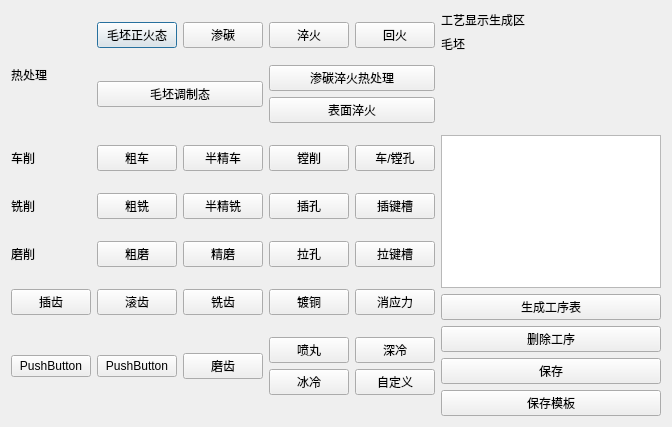
<?xml version="1.0" encoding="UTF-8"?>
<ui version="4.0">
 <class>CHOOSE</class>
 <widget class="QDialog" name="CHOOSE">
  <property name="geometry">
   <rect>
    <x>0</x>
    <y>0</y>
    <width>672</width>
    <height>427</height>
   </rect>
  </property>
  <property name="windowTitle">
   <string>工艺选项区</string>
  </property>
  <layout class="QGridLayout" name="gridLayout">
   <item row="0" column="1" rowspan="3">
    <layout class="QHBoxLayout" name="horizontalLayout_9">
     <item>
      <widget class="QPushButton" name="pushButton_37">
       <property name="text">
        <string>毛坯正火态</string>
       </property>
      </widget>
     </item>
     <item>
      <widget class="QPushButton" name="pushButton_38">
       <property name="text">
        <string>渗碳</string>
       </property>
      </widget>
     </item>
     <item>
      <widget class="QPushButton" name="pushButton_39">
       <property name="text">
        <string>淬火</string>
       </property>
      </widget>
     </item>
     <item>
      <widget class="QPushButton" name="pushButton_40">
       <property name="text">
        <string>回火</string>
       </property>
      </widget>
     </item>
    </layout>
   </item>
   <item row="10" column="2">
    <widget class="QPushButton" name="pushButton_34">
     <property name="text">
      <string>保存模板</string>
     </property>
    </widget>
   </item>
   <item row="1" column="2">
    <widget class="QLabel" name="label_7">
     <property name="text">
      <string>毛坯</string>
     </property>
    </widget>
   </item>
   <item row="3" column="1" rowspan="2">
    <layout class="QHBoxLayout" name="horizontalLayout_8">
     <item>
      <widget class="QPushButton" name="pushButton_8">
       <property name="text">
        <string>毛坯调制态</string>
       </property>
      </widget>
     </item>
     <item>
      <layout class="QVBoxLayout" name="verticalLayout_2">
       <item>
        <widget class="QPushButton" name="pushButton_32">
         <property name="text">
          <string>渗碳淬火热处理</string>
         </property>
        </widget>
       </item>
       <item>
        <widget class="QPushButton" name="pushButton_33">
         <property name="text">
          <string>表面淬火</string>
         </property>
        </widget>
       </item>
      </layout>
     </item>
    </layout>
   </item>
   <item row="7" column="2">
    <widget class="QPushButton" name="pushButton_36">
     <property name="text">
      <string>生成工序表</string>
     </property>
    </widget>
   </item>
   <item row="9" column="2">
    <widget class="QPushButton" name="pushButton_35">
     <property name="text">
      <string>保存</string>
     </property>
    </widget>
   </item>
   <item row="0" column="2">
    <widget class="QLabel" name="label_6">
     <property name="text">
      <string>工艺显示生成区</string>
     </property>
    </widget>
   </item>
   <item row="2" column="0" rowspan="2">
    <widget class="QLabel" name="label_2">
     <property name="text">
      <string>热处理</string>
     </property>
    </widget>
   </item>
   <item row="5" column="0" rowspan="6" colspan="2">
    <layout class="QGridLayout" name="gridLayout_3">
     <item row="0" column="0">
      <layout class="QHBoxLayout" name="horizontalLayout_10">
       <item>
        <widget class="QLabel" name="label_8">
         <property name="text">
          <string>车削</string>
         </property>
        </widget>
       </item>
       <item>
        <widget class="QPushButton" name="rough_turning_2">
         <property name="font">
          <font>
           <family>.AppleSystemUIFont</family>
          </font>
         </property>
         <property name="text">
          <string>粗车</string>
         </property>
        </widget>
       </item>
       <item>
        <widget class="QPushButton" name="pushButton_41">
         <property name="text">
          <string>半精车</string>
         </property>
        </widget>
       </item>
       <item>
        <widget class="QPushButton" name="pushButton_42">
         <property name="text">
          <string>镗削</string>
         </property>
        </widget>
       </item>
       <item>
        <widget class="QPushButton" name="pushButton_43">
         <property name="text">
          <string>车/镗孔</string>
         </property>
        </widget>
       </item>
      </layout>
     </item>
     <item row="1" column="0">
      <layout class="QHBoxLayout" name="horizontalLayout_11">
       <item>
        <widget class="QLabel" name="label_9">
         <property name="text">
          <string>铣削</string>
         </property>
        </widget>
       </item>
       <item>
        <widget class="QPushButton" name="pushButton_44">
         <property name="text">
          <string>粗铣</string>
         </property>
        </widget>
       </item>
       <item>
        <widget class="QPushButton" name="pushButton_45">
         <property name="text">
          <string>半精铣</string>
         </property>
        </widget>
       </item>
       <item>
        <widget class="QPushButton" name="pushButton_46">
         <property name="text">
          <string>插孔</string>
         </property>
        </widget>
       </item>
       <item>
        <widget class="QPushButton" name="pushButton_47">
         <property name="text">
          <string>插键槽</string>
         </property>
        </widget>
       </item>
      </layout>
     </item>
     <item row="2" column="0">
      <layout class="QHBoxLayout" name="horizontalLayout_12">
       <item>
        <widget class="QLabel" name="label_10">
         <property name="text">
          <string>磨削</string>
         </property>
        </widget>
       </item>
       <item>
        <widget class="QPushButton" name="pushButton_48">
         <property name="text">
          <string>粗磨</string>
         </property>
        </widget>
       </item>
       <item>
        <widget class="QPushButton" name="pushButton_49">
         <property name="text">
          <string>精磨</string>
         </property>
        </widget>
       </item>
       <item>
        <widget class="QPushButton" name="pushButton_50">
         <property name="text">
          <string>拉孔</string>
         </property>
        </widget>
       </item>
       <item>
        <widget class="QPushButton" name="pushButton_51">
         <property name="text">
          <string>拉键槽</string>
         </property>
        </widget>
       </item>
      </layout>
     </item>
     <item row="3" column="0">
      <layout class="QHBoxLayout" name="horizontalLayout_13">
       <item>
        <widget class="QPushButton" name="pushButton_52">
         <property name="text">
          <string>插齿</string>
         </property>
        </widget>
       </item>
       <item>
        <widget class="QPushButton" name="pushButton_53">
         <property name="text">
          <string>滚齿</string>
         </property>
        </widget>
       </item>
       <item>
        <widget class="QPushButton" name="pushButton_54">
         <property name="text">
          <string>铣齿</string>
         </property>
        </widget>
       </item>
       <item>
        <widget class="QPushButton" name="pushButton_55">
         <property name="text">
          <string>镀铜</string>
         </property>
        </widget>
       </item>
       <item>
        <widget class="QPushButton" name="pushButton_56">
         <property name="text">
          <string>消应力</string>
         </property>
        </widget>
       </item>
      </layout>
     </item>
     <item row="4" column="0">
      <layout class="QHBoxLayout" name="horizontalLayout_14">
       <item>
        <widget class="QPushButton" name="pushButton_57">
         <property name="text">
          <string>PushButton</string>
         </property>
        </widget>
       </item>
       <item>
        <widget class="QPushButton" name="pushButton_58">
         <property name="text">
          <string>PushButton</string>
         </property>
        </widget>
       </item>
       <item>
        <widget class="QPushButton" name="pushButton_59">
         <property name="text">
          <string>磨齿</string>
         </property>
        </widget>
       </item>
       <item>
        <layout class="QGridLayout" name="gridLayout_4">
         <item row="0" column="0">
          <widget class="QPushButton" name="pushButton_60">
           <property name="text">
            <string>喷丸</string>
           </property>
          </widget>
         </item>
         <item row="0" column="1">
          <widget class="QPushButton" name="pushButton_61">
           <property name="text">
            <string>深冷</string>
           </property>
          </widget>
         </item>
         <item row="1" column="0">
          <widget class="QPushButton" name="pushButton_62">
           <property name="text">
            <string>冰冷</string>
           </property>
          </widget>
         </item>
         <item row="1" column="1">
          <widget class="QPushButton" name="pushButton_63">
           <property name="text">
            <string>自定义</string>
           </property>
          </widget>
         </item>
        </layout>
       </item>
      </layout>
     </item>
    </layout>
   </item>
   <item row="6" column="2">
    <widget class="QListWidget" name="listWidget"/>
   </item>
   <item row="8" column="2">
    <widget class="QPushButton" name="deleteButton">
     <property name="text">
      <string>删除工序</string>
     </property>
    </widget>
   </item>
  </layout>
 </widget>
 <resources/>
 <connections/>
</ui>
